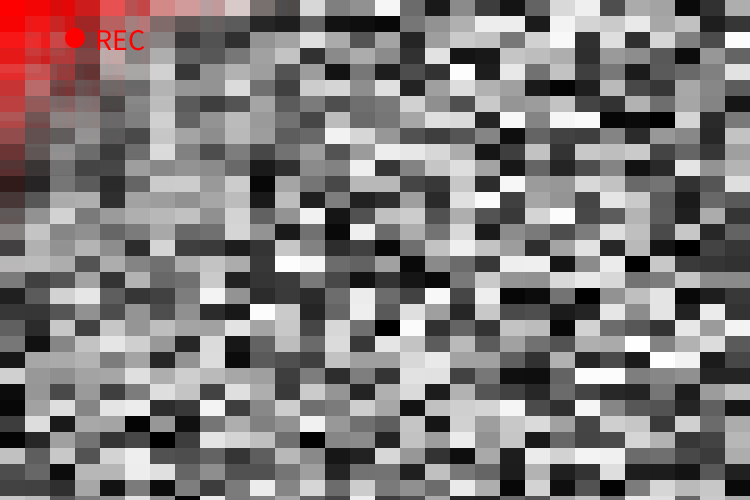
Frame 1 (no input)
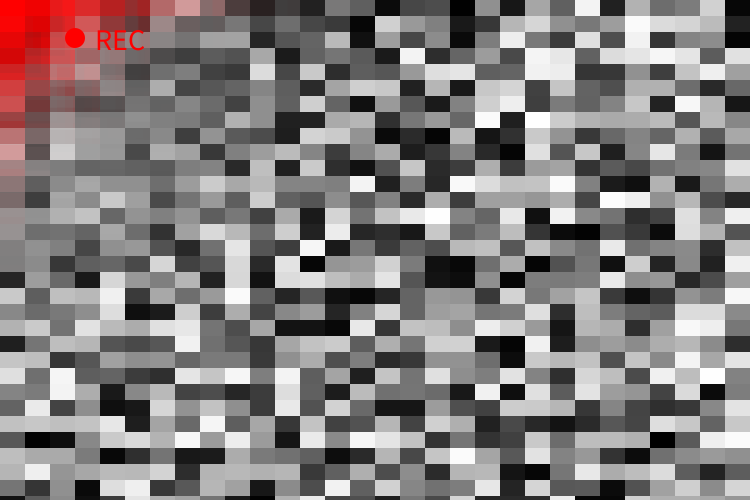
Frame 60 (the mouse pressed at the canvas centre just before this capture)
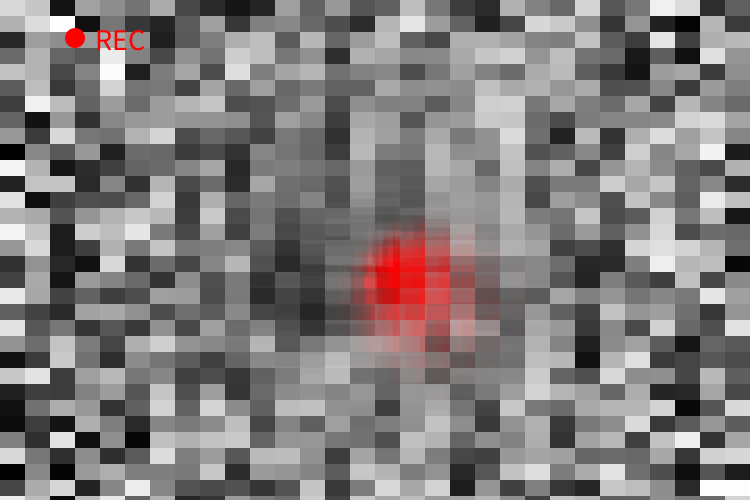
Frame 120 (the mouse held since frame 60 and released just before this capture)

The Processing sketch that drew these frames (run headless with seeded random() and noise(); from frame 60 on, the mouse is pressed at the canvas centre):

// Processing sketch: No3
// ── No3.pde
//Nested loop and map function

void setup(){
  size(750,500);
  noStroke();
}

void draw(){
  background(255,0,0);
  
  int num = 30;
  int size = width/num;
  
  for(int i = 0; i<width; i+=width/num){
    for(int j = 0; j<height; j+=height/num){
      
      float d = dist(mouseX, mouseY, i, j);
      float s = map(d, 0, 50, 25, 50);
      
      float opacity = map(d,0,width/2,0,255);
      
      fill(color(int(random(255))),opacity);
      rect(i, j, s, s);
    }
  }
  
 
      fill(255,0,0);
      textSize(30);
      text("REC", width/10+20, height/10);
      
      fill(255,0,0);
      ellipse(width/10, height/10-12, 20, 20);
  
}
